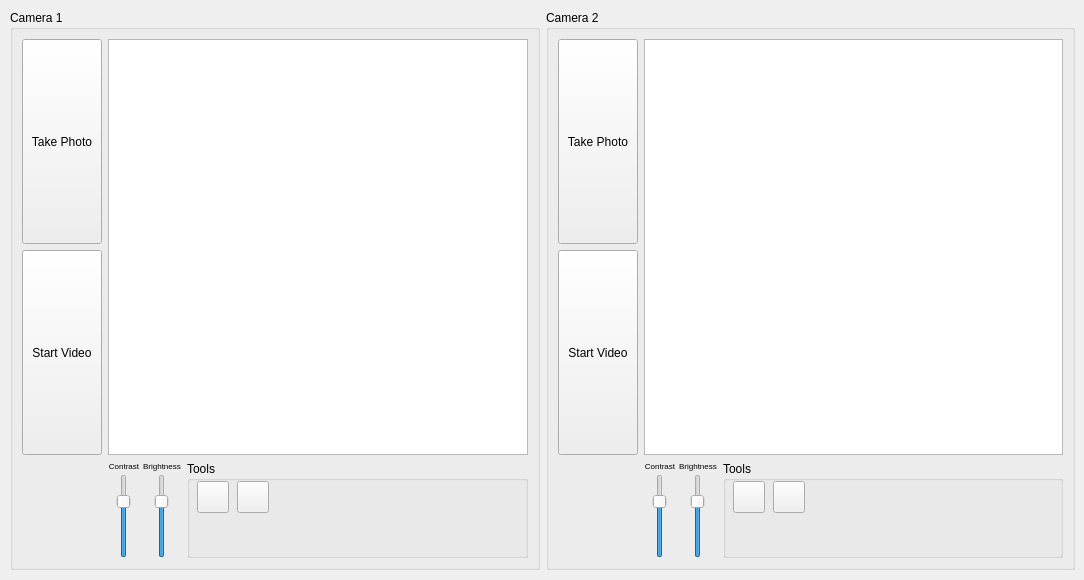
<?xml version="1.0" encoding="UTF-8"?>
<ui version="4.0">
 <class>Cameras</class>
 <widget class="QWidget" name="Cameras">
  <property name="geometry">
   <rect>
    <x>0</x>
    <y>0</y>
    <width>1084</width>
    <height>580</height>
   </rect>
  </property>
  <property name="minimumSize">
   <size>
    <width>1084</width>
    <height>580</height>
   </size>
  </property>
  <property name="maximumSize">
   <size>
    <width>1084</width>
    <height>580</height>
   </size>
  </property>
  <property name="windowTitle">
   <string>Cameras</string>
  </property>
  <property name="windowIcon">
   <iconset resource="../icons.qrc">
    <normaloff>:/icons/devices/camera-photo.png</normaloff>:/icons/devices/camera-photo.png</iconset>
  </property>
  <widget class="QWidget" name="layoutWidget">
   <property name="geometry">
    <rect>
     <x>10</x>
     <y>10</y>
     <width>1065</width>
     <height>560</height>
    </rect>
   </property>
   <layout class="QHBoxLayout" name="horizontalLayout">
    <item>
     <widget class="QGroupBox" name="cam1Group">
      <property name="sizePolicy">
       <sizepolicy hsizetype="Expanding" vsizetype="Expanding">
        <horstretch>0</horstretch>
        <verstretch>0</verstretch>
       </sizepolicy>
      </property>
      <property name="minimumSize">
       <size>
        <width>528</width>
        <height>558</height>
       </size>
      </property>
      <property name="title">
       <string>Camera 1</string>
      </property>
      <layout class="QGridLayout" name="gridLayout_34">
       <item row="0" column="0">
        <layout class="QGridLayout" name="gridLayout_32" rowstretch="1,0" columnstretch="0,1">
         <item row="0" column="0">
          <layout class="QVBoxLayout" name="verticalLayout_5">
           <item>
            <widget class="QPushButton" name="cam1VideoModeShoot">
             <property name="sizePolicy">
              <sizepolicy hsizetype="Expanding" vsizetype="Expanding">
               <horstretch>0</horstretch>
               <verstretch>0</verstretch>
              </sizepolicy>
             </property>
             <property name="text">
              <string>Take Photo</string>
             </property>
            </widget>
           </item>
           <item>
            <widget class="QPushButton" name="cam1VideoModeOn">
             <property name="sizePolicy">
              <sizepolicy hsizetype="Expanding" vsizetype="Expanding">
               <horstretch>0</horstretch>
               <verstretch>0</verstretch>
              </sizepolicy>
             </property>
             <property name="minimumSize">
              <size>
               <width>0</width>
               <height>0</height>
              </size>
             </property>
             <property name="text">
              <string>Start Video</string>
             </property>
            </widget>
           </item>
          </layout>
         </item>
         <item row="0" column="1">
          <widget class="QGraphicsView" name="cam1View">
           <property name="sizePolicy">
            <sizepolicy hsizetype="Expanding" vsizetype="Expanding">
             <horstretch>0</horstretch>
             <verstretch>0</verstretch>
            </sizepolicy>
           </property>
           <property name="minimumSize">
            <size>
             <width>0</width>
             <height>0</height>
            </size>
           </property>
           <property name="maximumSize">
            <size>
             <width>9999</width>
             <height>9999</height>
            </size>
           </property>
           <property name="sizeIncrement">
            <size>
             <width>0</width>
             <height>0</height>
            </size>
           </property>
           <property name="baseSize">
            <size>
             <width>0</width>
             <height>0</height>
            </size>
           </property>
           <property name="layoutDirection">
            <enum>Qt::LeftToRight</enum>
           </property>
          </widget>
         </item>
         <item row="1" column="1">
          <layout class="QHBoxLayout" name="horizontalLayout_7" stretch="0,1">
           <item>
            <layout class="QHBoxLayout" name="horizontalLayout_36" stretch="0,0">
             <property name="spacing">
              <number>3</number>
             </property>
             <item>
              <layout class="QVBoxLayout" name="verticalLayout_63" stretch="0,1">
               <item>
                <widget class="QLabel" name="label_64">
                 <property name="sizePolicy">
                  <sizepolicy hsizetype="Expanding" vsizetype="Expanding">
                   <horstretch>0</horstretch>
                   <verstretch>0</verstretch>
                  </sizepolicy>
                 </property>
                 <property name="maximumSize">
                  <size>
                   <width>16777215</width>
                   <height>20</height>
                  </size>
                 </property>
                 <property name="font">
                  <font>
                   <pointsize>6</pointsize>
                  </font>
                 </property>
                 <property name="text">
                  <string>Contrast</string>
                 </property>
                 <property name="alignment">
                  <set>Qt::AlignCenter</set>
                 </property>
                </widget>
               </item>
               <item alignment="Qt::AlignHCenter">
                <widget class="QSlider" name="ContrastSlider1">
                 <property name="sizePolicy">
                  <sizepolicy hsizetype="Expanding" vsizetype="Expanding">
                   <horstretch>0</horstretch>
                   <verstretch>0</verstretch>
                  </sizepolicy>
                 </property>
                 <property name="singleStep">
                  <number>1</number>
                 </property>
                 <property name="pageStep">
                  <number>10</number>
                 </property>
                 <property name="value">
                  <number>70</number>
                 </property>
                 <property name="orientation">
                  <enum>Qt::Vertical</enum>
                 </property>
                </widget>
               </item>
              </layout>
             </item>
             <item>
              <layout class="QVBoxLayout" name="verticalLayout_64" stretch="0,1">
               <item>
                <widget class="QLabel" name="label_65">
                 <property name="sizePolicy">
                  <sizepolicy hsizetype="Expanding" vsizetype="Expanding">
                   <horstretch>0</horstretch>
                   <verstretch>0</verstretch>
                  </sizepolicy>
                 </property>
                 <property name="maximumSize">
                  <size>
                   <width>16777215</width>
                   <height>20</height>
                  </size>
                 </property>
                 <property name="font">
                  <font>
                   <pointsize>6</pointsize>
                  </font>
                 </property>
                 <property name="text">
                  <string>Brightness</string>
                 </property>
                 <property name="alignment">
                  <set>Qt::AlignCenter</set>
                 </property>
                </widget>
               </item>
               <item alignment="Qt::AlignHCenter">
                <widget class="QSlider" name="BrightnessSlider1">
                 <property name="sizePolicy">
                  <sizepolicy hsizetype="Expanding" vsizetype="Expanding">
                   <horstretch>0</horstretch>
                   <verstretch>0</verstretch>
                  </sizepolicy>
                 </property>
                 <property name="value">
                  <number>70</number>
                 </property>
                 <property name="orientation">
                  <enum>Qt::Vertical</enum>
                 </property>
                </widget>
               </item>
              </layout>
             </item>
            </layout>
           </item>
           <item>
            <widget class="QGroupBox" name="cam1ToolsGroup">
             <property name="sizePolicy">
              <sizepolicy hsizetype="Expanding" vsizetype="Expanding">
               <horstretch>0</horstretch>
               <verstretch>0</verstretch>
              </sizepolicy>
             </property>
             <property name="title">
              <string>Tools</string>
             </property>
             <widget class="QToolButton" name="magToolButton1">
              <property name="geometry">
               <rect>
                <x>50</x>
                <y>20</y>
                <width>32</width>
                <height>32</height>
               </rect>
              </property>
              <property name="sizePolicy">
               <sizepolicy hsizetype="Expanding" vsizetype="Expanding">
                <horstretch>0</horstretch>
                <verstretch>0</verstretch>
               </sizepolicy>
              </property>
              <property name="minimumSize">
               <size>
                <width>32</width>
                <height>32</height>
               </size>
              </property>
              <property name="maximumSize">
               <size>
                <width>32</width>
                <height>32</height>
               </size>
              </property>
              <property name="toolTip">
               <string>magnify</string>
              </property>
              <property name="styleSheet">
               <string notr="true">background-image: url(:/icons/actions/system-search.png);
background-position: center;
background-repeat: no-repeat;</string>
              </property>
              <property name="text">
               <string/>
              </property>
              <property name="checkable">
               <bool>true</bool>
              </property>
              <property name="autoExclusive">
               <bool>true</bool>
              </property>
             </widget>
             <widget class="QToolButton" name="ROItoolButton1">
              <property name="geometry">
               <rect>
                <x>10</x>
                <y>20</y>
                <width>32</width>
                <height>32</height>
               </rect>
              </property>
              <property name="sizePolicy">
               <sizepolicy hsizetype="Expanding" vsizetype="Expanding">
                <horstretch>0</horstretch>
                <verstretch>0</verstretch>
               </sizepolicy>
              </property>
              <property name="minimumSize">
               <size>
                <width>32</width>
                <height>32</height>
               </size>
              </property>
              <property name="maximumSize">
               <size>
                <width>32</width>
                <height>32</height>
               </size>
              </property>
              <property name="font">
               <font>
                <pointsize>18</pointsize>
               </font>
              </property>
              <property name="toolTip">
               <string>crosshair</string>
              </property>
              <property name="layoutDirection">
               <enum>Qt::LeftToRight</enum>
              </property>
              <property name="text">
               <string/>
              </property>
              <property name="icon">
               <iconset resource="../icons.qrc">
                <normaloff>:/icons/myIcons/crosshair.png</normaloff>:/icons/myIcons/crosshair.png</iconset>
              </property>
              <property name="iconSize">
               <size>
                <width>25</width>
                <height>25</height>
               </size>
              </property>
              <property name="checkable">
               <bool>true</bool>
              </property>
              <property name="autoExclusive">
               <bool>true</bool>
              </property>
              <property name="toolButtonStyle">
               <enum>Qt::ToolButtonIconOnly</enum>
              </property>
             </widget>
            </widget>
           </item>
          </layout>
         </item>
        </layout>
       </item>
      </layout>
     </widget>
    </item>
    <item>
     <widget class="QGroupBox" name="cam2Group">
      <property name="minimumSize">
       <size>
        <width>528</width>
        <height>558</height>
       </size>
      </property>
      <property name="title">
       <string>Camera 2</string>
      </property>
      <layout class="QVBoxLayout" name="verticalLayout">
       <item>
        <layout class="QGridLayout" name="gridLayout_33" rowstretch="1,0" columnstretch="0,1">
         <item row="0" column="0">
          <layout class="QVBoxLayout" name="verticalLayout_65">
           <item>
            <widget class="QPushButton" name="cam2VideoModeShoot">
             <property name="sizePolicy">
              <sizepolicy hsizetype="Expanding" vsizetype="Expanding">
               <horstretch>0</horstretch>
               <verstretch>0</verstretch>
              </sizepolicy>
             </property>
             <property name="text">
              <string>Take Photo</string>
             </property>
            </widget>
           </item>
           <item>
            <widget class="QPushButton" name="cam2VideoModeOn">
             <property name="sizePolicy">
              <sizepolicy hsizetype="Expanding" vsizetype="Expanding">
               <horstretch>0</horstretch>
               <verstretch>0</verstretch>
              </sizepolicy>
             </property>
             <property name="minimumSize">
              <size>
               <width>0</width>
               <height>0</height>
              </size>
             </property>
             <property name="text">
              <string>Start Video</string>
             </property>
            </widget>
           </item>
          </layout>
         </item>
         <item row="0" column="1">
          <widget class="QGraphicsView" name="cam2View">
           <property name="sizePolicy">
            <sizepolicy hsizetype="Expanding" vsizetype="Expanding">
             <horstretch>0</horstretch>
             <verstretch>0</verstretch>
            </sizepolicy>
           </property>
           <property name="minimumSize">
            <size>
             <width>0</width>
             <height>0</height>
            </size>
           </property>
           <property name="maximumSize">
            <size>
             <width>9999</width>
             <height>9999</height>
            </size>
           </property>
           <property name="baseSize">
            <size>
             <width>0</width>
             <height>0</height>
            </size>
           </property>
           <property name="layoutDirection">
            <enum>Qt::LeftToRight</enum>
           </property>
          </widget>
         </item>
         <item row="1" column="1">
          <layout class="QHBoxLayout" name="horizontalLayout_37" stretch="0,1">
           <item>
            <layout class="QHBoxLayout" name="horizontalLayout_38" stretch="0,0">
             <property name="spacing">
              <number>3</number>
             </property>
             <item>
              <layout class="QVBoxLayout" name="verticalLayout_66" stretch="0,1">
               <item>
                <widget class="QLabel" name="label_67">
                 <property name="sizePolicy">
                  <sizepolicy hsizetype="Expanding" vsizetype="Expanding">
                   <horstretch>0</horstretch>
                   <verstretch>0</verstretch>
                  </sizepolicy>
                 </property>
                 <property name="maximumSize">
                  <size>
                   <width>16777215</width>
                   <height>20</height>
                  </size>
                 </property>
                 <property name="font">
                  <font>
                   <pointsize>6</pointsize>
                  </font>
                 </property>
                 <property name="text">
                  <string>Contrast</string>
                 </property>
                 <property name="alignment">
                  <set>Qt::AlignCenter</set>
                 </property>
                </widget>
               </item>
               <item alignment="Qt::AlignHCenter">
                <widget class="QSlider" name="ContrastSlider2">
                 <property name="sizePolicy">
                  <sizepolicy hsizetype="Expanding" vsizetype="Expanding">
                   <horstretch>0</horstretch>
                   <verstretch>0</verstretch>
                  </sizepolicy>
                 </property>
                 <property name="singleStep">
                  <number>1</number>
                 </property>
                 <property name="pageStep">
                  <number>10</number>
                 </property>
                 <property name="value">
                  <number>70</number>
                 </property>
                 <property name="orientation">
                  <enum>Qt::Vertical</enum>
                 </property>
                </widget>
               </item>
              </layout>
             </item>
             <item>
              <layout class="QVBoxLayout" name="verticalLayout_69" stretch="0,1">
               <item>
                <widget class="QLabel" name="label_68">
                 <property name="sizePolicy">
                  <sizepolicy hsizetype="Expanding" vsizetype="Expanding">
                   <horstretch>0</horstretch>
                   <verstretch>0</verstretch>
                  </sizepolicy>
                 </property>
                 <property name="maximumSize">
                  <size>
                   <width>16777215</width>
                   <height>20</height>
                  </size>
                 </property>
                 <property name="font">
                  <font>
                   <pointsize>6</pointsize>
                  </font>
                 </property>
                 <property name="text">
                  <string>Brightness</string>
                 </property>
                 <property name="alignment">
                  <set>Qt::AlignCenter</set>
                 </property>
                </widget>
               </item>
               <item alignment="Qt::AlignHCenter">
                <widget class="QSlider" name="BrightnessSlider2">
                 <property name="sizePolicy">
                  <sizepolicy hsizetype="Expanding" vsizetype="Expanding">
                   <horstretch>0</horstretch>
                   <verstretch>0</verstretch>
                  </sizepolicy>
                 </property>
                 <property name="value">
                  <number>70</number>
                 </property>
                 <property name="orientation">
                  <enum>Qt::Vertical</enum>
                 </property>
                </widget>
               </item>
              </layout>
             </item>
            </layout>
           </item>
           <item>
            <widget class="QGroupBox" name="cam2ToolsGroup">
             <property name="title">
              <string>Tools</string>
             </property>
             <widget class="QToolButton" name="magToolButton2">
              <property name="geometry">
               <rect>
                <x>50</x>
                <y>20</y>
                <width>32</width>
                <height>32</height>
               </rect>
              </property>
              <property name="sizePolicy">
               <sizepolicy hsizetype="Expanding" vsizetype="Expanding">
                <horstretch>0</horstretch>
                <verstretch>0</verstretch>
               </sizepolicy>
              </property>
              <property name="minimumSize">
               <size>
                <width>32</width>
                <height>32</height>
               </size>
              </property>
              <property name="maximumSize">
               <size>
                <width>32</width>
                <height>32</height>
               </size>
              </property>
              <property name="toolTip">
               <string>magnify</string>
              </property>
              <property name="styleSheet">
               <string notr="true">background-image: url(:/icons/actions/system-search.png);
background-position: center;
background-repeat: no-repeat;</string>
              </property>
              <property name="text">
               <string/>
              </property>
              <property name="checkable">
               <bool>true</bool>
              </property>
              <property name="autoExclusive">
               <bool>true</bool>
              </property>
             </widget>
             <widget class="QToolButton" name="ROItoolButton1_2">
              <property name="geometry">
               <rect>
                <x>10</x>
                <y>20</y>
                <width>32</width>
                <height>32</height>
               </rect>
              </property>
              <property name="sizePolicy">
               <sizepolicy hsizetype="Expanding" vsizetype="Expanding">
                <horstretch>0</horstretch>
                <verstretch>0</verstretch>
               </sizepolicy>
              </property>
              <property name="minimumSize">
               <size>
                <width>32</width>
                <height>32</height>
               </size>
              </property>
              <property name="maximumSize">
               <size>
                <width>32</width>
                <height>32</height>
               </size>
              </property>
              <property name="font">
               <font>
                <pointsize>18</pointsize>
               </font>
              </property>
              <property name="toolTip">
               <string>crosshair</string>
              </property>
              <property name="layoutDirection">
               <enum>Qt::LeftToRight</enum>
              </property>
              <property name="text">
               <string/>
              </property>
              <property name="icon">
               <iconset resource="../icons.qrc">
                <normaloff>:/icons/myIcons/crosshair.png</normaloff>:/icons/myIcons/crosshair.png</iconset>
              </property>
              <property name="iconSize">
               <size>
                <width>25</width>
                <height>25</height>
               </size>
              </property>
              <property name="checkable">
               <bool>true</bool>
              </property>
              <property name="autoExclusive">
               <bool>true</bool>
              </property>
              <property name="toolButtonStyle">
               <enum>Qt::ToolButtonIconOnly</enum>
              </property>
             </widget>
            </widget>
           </item>
          </layout>
         </item>
        </layout>
       </item>
      </layout>
     </widget>
    </item>
   </layout>
  </widget>
 </widget>
 <resources>
  <include location="../icons.qrc"/>
 </resources>
 <connections/>
</ui>
